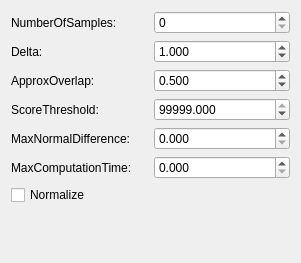
                 <widget class="QWidget" name="scrollAreaWidgetContents_4">
                  <property name="geometry">
                   <rect>
                    <x>0</x>
                    <y>0</y>
                    <width>301</width>
                    <height>263</height>
                   </rect>
                  </property>
                  <layout class="QVBoxLayout" name="verticalLayout_29">
                   <item>
                    <layout class="QHBoxLayout" name="horizontalLayout_43">
                     <item>
                      <widget class="QLabel" name="label_40">
                       <property name="text">
                        <string>NumberOfSamples: </string>
                       </property>
                      </widget>
                     </item>
                     <item>
                      <widget class="QSpinBox" name="spin_nr_samples_3"/>
                     </item>
                    </layout>
                   </item>
                   <item>
                    <layout class="QHBoxLayout" name="horizontalLayout_44">
                     <item>
                      <widget class="QLabel" name="label_41">
                       <property name="text">
                        <string>Delta: </string>
                       </property>
                      </widget>
                     </item>
                     <item>
                      <widget class="QDoubleSpinBox" name="dspin_delta">
                       <property name="decimals">
                        <number>3</number>
                       </property>
                       <property name="maximum">
                        <double>99999.000000000000000</double>
                       </property>
                       <property name="value">
                        <double>1.000000000000000</double>
                       </property>
                      </widget>
                     </item>
                    </layout>
                   </item>
                   <item>
                    <layout class="QHBoxLayout" name="horizontalLayout_45">
                     <item>
                      <widget class="QLabel" name="label_42">
                       <property name="text">
                        <string>ApproxOverlap: </string>
                       </property>
                      </widget>
                     </item>
                     <item>
                      <widget class="QDoubleSpinBox" name="dspin_approx_overlap">
                       <property name="decimals">
                        <number>3</number>
                       </property>
                       <property name="value">
                        <double>0.500000000000000</double>
                       </property>
                      </widget>
                     </item>
                    </layout>
                   </item>
                   <item>
                    <layout class="QHBoxLayout" name="horizontalLayout_46">
                     <item>
                      <widget class="QLabel" name="label_43">
                       <property name="text">
                        <string>ScoreThreshold: </string>
                       </property>
                      </widget>
                     </item>
                     <item>
                      <widget class="QDoubleSpinBox" name="dspin_score_threshold">
                       <property name="decimals">
                        <number>3</number>
                       </property>
                       <property name="maximum">
                        <double>99999.000000000000000</double>
                       </property>
                       <property name="value">
                        <double>99999.000000000000000</double>
                       </property>
                      </widget>
                     </item>
                    </layout>
                   </item>
                   <item>
                    <layout class="QHBoxLayout" name="horizontalLayout_47">
                     <item>
                      <widget class="QLabel" name="label_44">
                       <property name="text">
                        <string>MaxNormalDifference: </string>
                       </property>
                      </widget>
                     </item>
                     <item>
                      <widget class="QDoubleSpinBox" name="dspin_max_norm_diff">
                       <property name="decimals">
                        <number>3</number>
                       </property>
                       <property name="maximum">
                        <double>99999.000000000000000</double>
                       </property>
                      </widget>
                     </item>
                    </layout>
                   </item>
                   <item>
                    <layout class="QHBoxLayout" name="horizontalLayout_48">
                     <item>
                      <widget class="QLabel" name="label_45">
                       <property name="text">
                        <string>MaxComputationTime:</string>
                       </property>
                      </widget>
                     </item>
                     <item>
                      <widget class="QDoubleSpinBox" name="dspin_max_runtime">
                       <property name="decimals">
                        <number>3</number>
                       </property>
                       <property name="maximum">
                        <double>99999.000000000000000</double>
                       </property>
                      </widget>
                     </item>
                    </layout>
                   </item>
                   <item>
                    <widget class="QCheckBox" name="check_normalize">
                     <property name="text">
                      <string>Normalize</string>
                     </property>
                    </widget>
                   </item>
                   <item>
                    <spacer name="verticalSpacer_20">
                     <property name="orientation">
                      <enum>Qt::Vertical</enum>
                     </property>
                     <property name="sizeHint" stdset="0">
                      <size>
                       <width>20</width>
                       <height>18</height>
                      </size>
                     </property>
                    </spacer>
                   </item>
                  </layout>
                 </widget>
